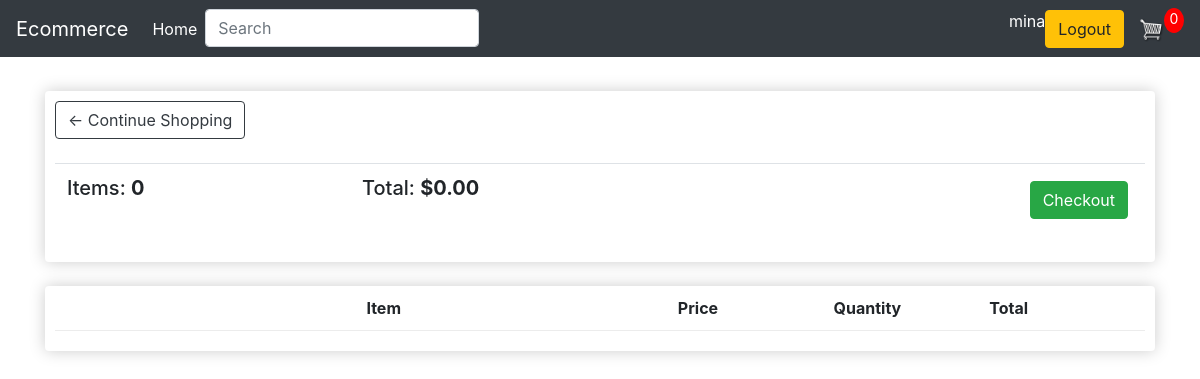
Page /cart/ (signed in) on the committed database.
### store/models.py (models this page shows, shortened)
class Order(models.Model):
    customer = models.ForeignKey(Customer, on_delete=models.SET_NULL, blank=True, null=True)
    date_orderd = models.DateTimeField(auto_now_add=True)
    complete = models.BooleanField(default=False)
    transaction_id = models.CharField(max_length=200, null=True)
    @property
    def get_cart_total(self):
        orderitems = self.orderitem_set.all()
        total = sum([item.get_total for item in orderitems])
        return total
    def get_cart_items(self):
        orderitems = self.orderitem_set.all()
        total = sum([item.quantity for item in orderitems])
        return total

### store/views.py (the view)
# urls.py: path('cart/', views.cart, name='cart'),
@login_required(login_url='/login/')
def cart(request):
    if request.user.is_authenticated:
        customer = request.user.customer
        order, created = Order.objects.get_or_create(customer=customer, complete=False)
        items = order.orderitem_set.all()
        cartItems = order.get_cart_items
    else:
        items = []
        order = {'get_cart_total': 0, 'get_cart_items': 0, 'shipping': False}
        cartItems = order['get_cart_items']
    context = { 'items': items, 'order': order , 'cartItems': cartItems}
    return render(request, 'store/cart.html', context)

### store/templates/store/cart.html (shortened to what this page needs)
{% extends 'store/main.html' %}
{% load static %}
{% block content %}
    <div class="row">
        <div class="col-lg-12">
            <div class="box-element">
                <a href="{% url 'store' %}" class="btn btn-outline-dark ">&#x2190; Continue Shopping</a>
                <br>
                <br>
                <table class="table">
                    <tr>
                        <th><h5>Items: <strong>{{order.get_cart_items}}</strong></h5></th>
                        <th><h5>Total: <strong>${{order.get_cart_total|floatformat:2}}</strong></h5></th>
                        <th>
                            <a href="{% url 'checkout' %}" style="float:right; margin:5px; " class="btn btn-success">Checkout</a>
                        </th>
                    </tr>
                </table>
            </div>
            <br>
            <div class="box-element">
                <div class="cart-row">
                    <div style="flex:2"></div>
                    <div style="flex:2"><strong>Item</strong></div>
                    <div style="flex:1"><strong>Price</strong></div>
                    <div style="flex:1"><strong>Quantity</strong></div>
                    <div style="flex:1"><strong>Total</strong></div>
                </div>
            </div>
        </div>
    </div>
{% endblock content %}

### store/templates/store/main.html (shortened to what this page needs)
<!DOCTYPE html>
{% load static %}
<html lang="en">
<head>
    <link rel="stylesheet" href="{% static 'css/main.css' %}">
    <link rel="stylesheet" href="https://cdn.jsdelivr.net/npm/bootstrap@4.0.0/dist/css/bootstrap.min.css">
</head>
<body>
    <nav class="navbar navbar-expand-lg navbar-dark bg-dark">
        <a class="navbar-brand" href="{% url 'store' %}">Ecommerce</a>
        <div class="collapse navbar-collapse" id="navbarSupportedContent">
          <ul class="navbar-nav mr-auto">
            <li class="nav-item active">
              <a class="nav-link" href="#">Home <span class="sr-only">(current)</span></a>
            </li>
              <form action="{% url 'store' %}" method="get">
                <input class="form-control me-2" type="search" placeholder="Search" aria-label="Search" name="q" >
              </form>
          </ul>
          <div class="form-inline my-2 my-lg-0">
              {% if user.is_authenticated %}
                <p style="color: white;">{{request.user}}</p>
                <a href="{% url 'logout' %}" class="btn btn-warning">Logout</a>
              {% else %}
                <a href="{% url 'loginPage' %}" class="btn btn-warning">Login</a>
              {% endif %}
              <a href="{% url 'cart' %}">
                  <img id="cart-icon" src="{% static 'images/cart.png' %}" >
              </a>
              <p id="cart-total">{{cartItems}}</p>
          </div>
        </div>
      </nav>
    <div class="container">
        <br>
        {% block content %}
        {% endblock content %}
    </div>
</body>
</html>

### static/css/main.css (style rules this page uses)
body { background-color: hsl(0, 0%, 98%); }
h1, h2, h3, h4, h5, h6 { color: hsl(0, 0%, 30%); }
.box-element { box-shadow: hsl(0, 0%, 80%) 0 0 16px; background-color: #fff; border-radius: 4px; padding: 10px; }
.bg-dark { background-color: #4f868c !important; }
#cart-icon { width: 25px; display: inline-block; margin-left: 15px; }
#cart-total { display: block; text-align: center; color: #fff; background-color: red; width: 20px; height: 25px; border-radius: 50%; font-size: 14px; }
.col-lg-4, .col-lg-6, .col-lg-8, .col-lg-12 { margin-top: 10px; }
.btn { border-radius: 0; }
.cart-row { display: flex; align-items: flex-stretch; padding-bottom: 10px; margin-bottom: 10px; border-bottom: 1px solid #ececec; }

### rows in the picture
Order: id "0", get_cart_items "0", get_cart_total "0.00"

### other values in the picture
{{ request.user }} "mina"
